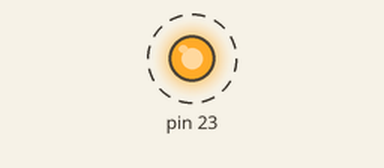
This sketch was run on a simulated Arduino Uno, built with avr-gcc and run on an emulated ATmega328P. On the bench: output pins drawn as LEDs (lit = HIGH). Dashed ring = blinking.

Above: at 0.2 s.
Timing chart, 0 to 3.4 s (numbered marks = the images above):
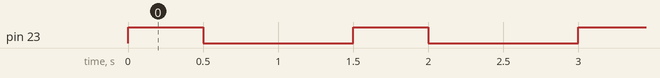

The sketch:

EgbertDelay.ino
```cpp
void MyDelay( unsigned long mSeconds );

void setup()
{
  // variables
  volatile unsigned char* portDDRB = (unsigned char*) 0x24;   // portB DDR (LED)
    *portDDRB |= 0x80;
  volatile unsigned char* tcc1A = (unsigned char*) 0x80;   // timer/counter1 control A
    *tcc1A = 0;
  volatile unsigned char* tcc1B = (unsigned char*) 0x81;   // timer/counter1 control B
    *tcc1B = 0;
  volatile unsigned char* tcc1C = (unsigned char*) 0x82;   // timer/counter1 control B
    *tcc1C = 0;
  volatile unsigned char* timsk1 = (unsigned char*) 0x6F;
    *timsk1 = 0;
  volatile unsigned char* tc1Flag = (unsigned char*) 0x36;  // timer/counter interrupt flag register
    *tc1Flag = 1;                                           // NOT 0x16!!!

}

void loop ()
{
volatile unsigned char* portB = (unsigned char*) 0x25;
  *portB |= 0x80;

MyDelay( 500 );
*portB &= 0x7F;
MyDelay( 1000 );
}


void MyDelay( unsigned long mSeconds )
{
  volatile unsigned int* myTCNT1 = (unsigned int*) 0x84;
  volatile unsigned char* myTCCR1B = (unsigned char*) 0x81;
  volatile unsigned char* myTIFR1 = (unsigned char *) 0x36;

  *myTCNT1 = (unsigned int) (65536 - (long) (15.625 * mSeconds));
  *myTCCR1B = 0b00000101;
  while( (*myTIFR1 & 0x01) == 0 )
  {}
 *myTCCR1B = 0;
 *myTIFR1 &= 0x01;
}
```

Measured:
- by itself, pin 23: alternates HIGH for 0.50 s and LOW for 1.0 s
